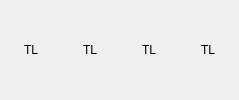
     <widget class="QWidget" name="widget_7" native="true">
      <layout class="QHBoxLayout" name="horizontalLayout_6">
       <item>
        <widget class="QLabel" name="board_label5_0">
         <property name="styleSheet">
          <string notr="true">background-color:&quot;green&quot;
</string>
         </property>
         <property name="text">
          <string/>
         </property>
         <property name="alignment">
          <set>Qt::AlignCenter</set>
         </property>
        </widget>
       </item>
       <item>
        <widget class="QLabel" name="board_label5_1">
         <property name="styleSheet">
          <string notr="true">background-color:&quot;blue&quot;
</string>
         </property>
         <property name="text">
          <string>TL</string>
         </property>
         <property name="alignment">
          <set>Qt::AlignCenter</set>
         </property>
        </widget>
       </item>
       <item>
        <widget class="QLabel" name="board_label5_2">
         <property name="styleSheet">
          <string notr="true">background-color:&quot;green&quot;
</string>
         </property>
         <property name="text">
          <string/>
         </property>
         <property name="alignment">
          <set>Qt::AlignCenter</set>
         </property>
        </widget>
       </item>
       <item>
        <widget class="QLabel" name="board_label5_3">
         <property name="styleSheet">
          <string notr="true">background-color:&quot;green&quot;
</string>
         </property>
         <property name="text">
          <string/>
         </property>
         <property name="alignment">
          <set>Qt::AlignCenter</set>
         </property>
        </widget>
       </item>
       <item>
        <widget class="QLabel" name="board_label5_4">
         <property name="styleSheet">
          <string notr="true">background-color:&quot;green&quot;
</string>
         </property>
         <property name="text">
          <string/>
         </property>
         <property name="alignment">
          <set>Qt::AlignCenter</set>
         </property>
        </widget>
       </item>
       <item>
        <widget class="QLabel" name="board_label5_5">
         <property name="styleSheet">
          <string notr="true">background-color:&quot;blue&quot;
</string>
         </property>
         <property name="text">
          <string>TL</string>
         </property>
         <property name="alignment">
          <set>Qt::AlignCenter</set>
         </property>
        </widget>
       </item>
       <item>
        <widget class="QLabel" name="board_label5_6">
         <property name="styleSheet">
          <string notr="true">background-color:&quot;green&quot;
</string>
         </property>
         <property name="text">
          <string/>
         </property>
         <property name="alignment">
          <set>Qt::AlignCenter</set>
         </property>
        </widget>
       </item>
       <item>
        <widget class="QLabel" name="board_label5_7">
         <property name="styleSheet">
          <string notr="true">background-color:&quot;green&quot;
</string>
         </property>
         <property name="text">
          <string/>
         </property>
         <property name="alignment">
          <set>Qt::AlignCenter</set>
         </property>
        </widget>
       </item>
       <item>
        <widget class="QLabel" name="board_label5_8">
         <property name="styleSheet">
          <string notr="true">background-color:&quot;green&quot;
</string>
         </property>
         <property name="text">
          <string/>
         </property>
         <property name="alignment">
          <set>Qt::AlignCenter</set>
         </property>
        </widget>
       </item>
       <item>
        <widget class="QLabel" name="board_label5_9">
         <property name="styleSheet">
          <string notr="true">background-color:&quot;blue&quot;
</string>
         </property>
         <property name="text">
          <string>TL</string>
         </property>
         <property name="alignment">
          <set>Qt::AlignCenter</set>
         </property>
        </widget>
       </item>
       <item>
        <widget class="QLabel" name="board_label5_10">
         <property name="styleSheet">
          <string notr="true">background-color:&quot;green&quot;
</string>
         </property>
         <property name="text">
          <string/>
         </property>
         <property name="alignment">
          <set>Qt::AlignCenter</set>
         </property>
        </widget>
       </item>
       <item>
        <widget class="QLabel" name="board_label5_11">
         <property name="styleSheet">
          <string notr="true">background-color:&quot;green&quot;
</string>
         </property>
         <property name="text">
          <string/>
         </property>
         <property name="alignment">
          <set>Qt::AlignCenter</set>
         </property>
        </widget>
       </item>
       <item>
        <widget class="QLabel" name="board_label5_12">
         <property name="styleSheet">
          <string notr="true">background-color:&quot;green&quot;
</string>
         </property>
         <property name="text">
          <string/>
         </property>
         <property name="alignment">
          <set>Qt::AlignCenter</set>
         </property>
        </widget>
       </item>
       <item>
        <widget class="QLabel" name="board_label5_13">
         <property name="styleSheet">
          <string notr="true">background-color:&quot;blue&quot;
</string>
         </property>
         <property name="text">
          <string>TL</string>
         </property>
         <property name="alignment">
          <set>Qt::AlignCenter</set>
         </property>
        </widget>
       </item>
       <item>
        <widget class="QLabel" name="board_label5_14">
         <property name="styleSheet">
          <string notr="true">background-color:&quot;green&quot;
</string>
         </property>
         <property name="text">
          <string/>
         </property>
         <property name="alignment">
          <set>Qt::AlignCenter</set>
         </property>
        </widget>
       </item>
      </layout>
     </widget>
